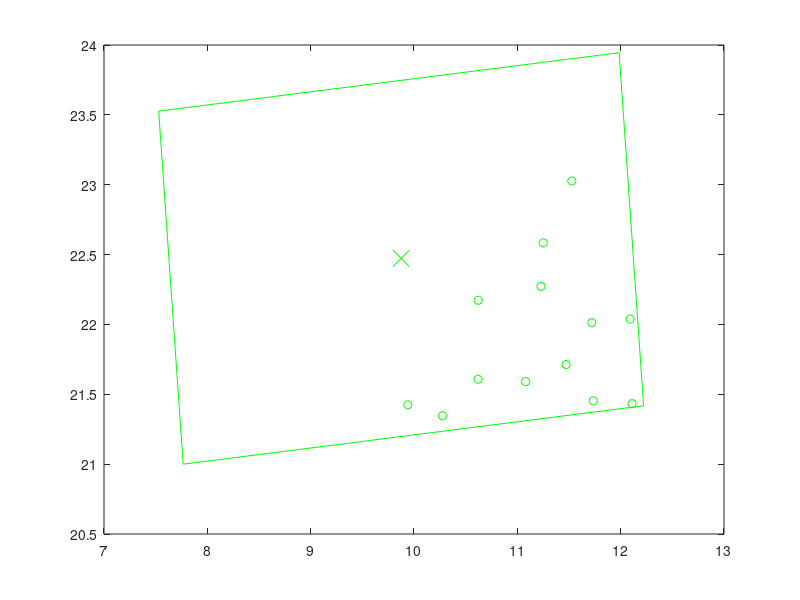

This chart was generated by the following MATLAB code: (Note: this script raises an error after producing the figure.)
close all;
figure;
Targets_x = [9.94000833503048,10.274573777159548,10.619636632452558,10.621821703425132,11.080017490188823,11.228544575737994,11.250231679163441,11.472210465039678,11.527365940050156,11.734537584357218,11.720271671086385,12.110292162364601,12.091678758488731,];
Targets_y = [
21.42477163243294,21.345703697364883,21.60751223972419,22.17278668767962,21.59123495562011,22.2722100450375,22.58439610664356,21.713012518701127,23.026770249261727,21.45297116955564,22.012453159170995,21.433000909744276,22.038809978680266,];
center_x = [9.87568460453193];
center_y = [22.472398504829062];
image_corners_x = [11.985028038995928,7.529205318884105,7.766341170067932,12.222163890179754,11.985028038995928];
image_corners_y = [23.944939079943104,23.526789529022288,20.99985792971502,21.418007480635836,23.944939079943104];
labs1 = 1:length(Targets_x);
plot(Targets_x, Targets_y,'go',image_corners_x,image_corners_y,'g');
hold on;
plot(center_x,center_y,'gx','MarkerSize',12)
labs1 = ['C1'];
labelpoints(center_x,center_y,labs1,'NE',0.3,1)
axis equal;
axis tight;
hold on;

Targets2_x = [11.76635671499533,11.608065033124154,11.636880883359463,12.079517300679385,11.152685554960371,11.911374772910504,12.168629682140558,11.605097023447689,11.218618931682787,11.564350594556625,11.768709739439146,10.969387784693405,10.68721521425292,12.126119331867713,11.21337769735766,11.61546980506733,10.636516879823738,10.968234226218922,10.188664493088798,10.365630632831405,9.428771186843976,]
Targets2_y = [
23.073066558821537,22.680075977096717,22.42765806363016,22.2577516144795,22.288087364385774,22.000484072794396,21.810825402028126,21.853361017211075,21.827934052733756,21.518229520147795,21.442803011333943,21.588920092838553,21.623015074764144,21.290325029330038,21.357891997818875,21.19711233956317,21.25147747376146,21.033638580577275,20.99437415399202,20.77579857335003,20.640631361332566,]
center2_x = [9.940140763582269]
center2_y = [21.960264201950626]
image_corners2_x = [11.886499339686907,7.497494030210149,7.993782187477633,12.38278749695439,11.886499339686907]
image_corners2_y = [23.642344391209598,22.767222940561272,20.278184012691653,21.15330546333998,23.642344391209598]
plot(Targets2_x, Targets2_y,'bo',image_corners2_x,image_corners2_y,'b');
hold on;
plot(center2_x,center2_y,'bx','MarkerSize',12)
labs1 = ['C2'];
labelpoints(center2_x,center2_y,labs1,'NE',0.3,1)
axis equal;
axis tight;
hold on;

set(gca,'XTickLabel',[0.4 2.5 5 7.5 10 12.5 15] );
set(gca,'YTickLabel',[0.5 1 1.5 2 2.5 3 3.5 4 4.5] );